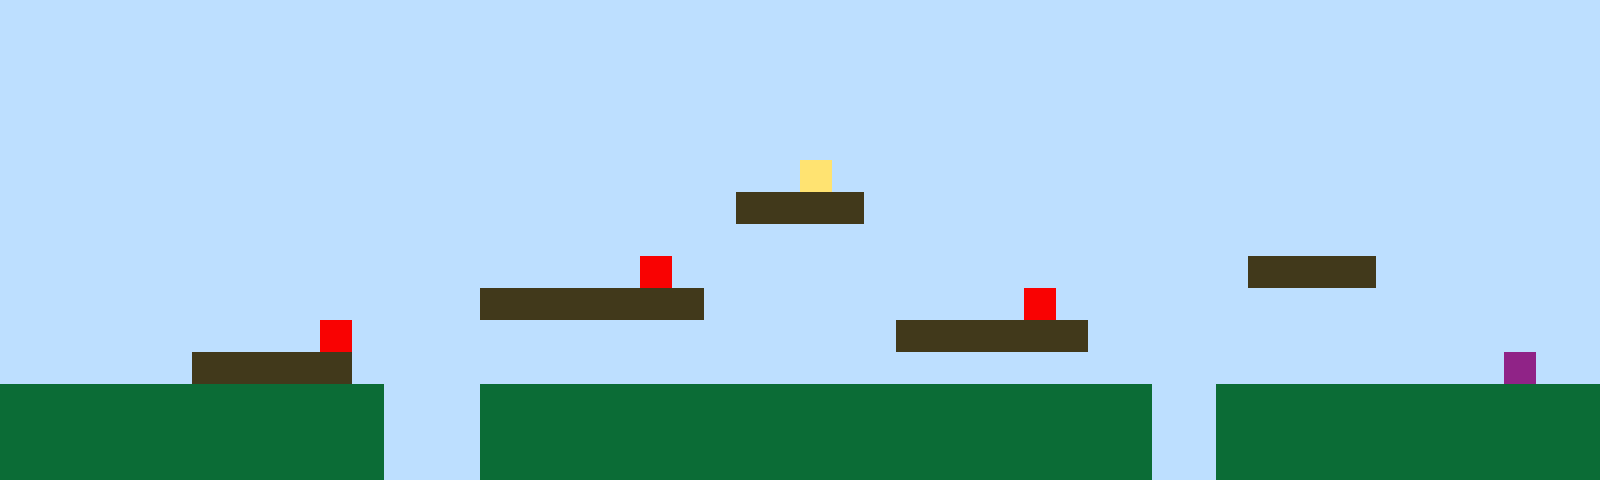

This is a level from a 2D game, rendered from its Tiled map with the project's own tilesets. A one-line summary and the complete map file follow:
An orthogonal 50x15 tile map with 32x32 px tiles, 1 tile layer (Tile Layer 1).

<map version="1.10" tiledversion="1.11.2" orientation="orthogonal" renderorder="right-up" width="50" height="15" tilewidth="32" tileheight="32" infinite="0" nextlayerid="2" nextobjectid="1"><editorsettings><export target="map1.csv" format="csv" /></editorsettings><tileset firstgid="1" name="sprites" tilewidth="32" tileheight="32" tilecount="6" columns="3"><image source="sprites.png" width="96" height="64" /></tileset><layer id="1" name="Tile Layer 1" width="50" height="15"><data encoding="csv">1,1,1,1,1,1,1,1,1,1,1,1,1,1,1,1,1,1,1,1,1,1,1,1,1,1,1,1,1,1,1,1,1,1,1,1,1,1,1,1,1,1,1,1,1,1,1,1,1,1,1,1,1,1,1,1,1,1,1,1,1,1,1,1,1,1,1,1,1,1,1,1,1,1,1,1,1,1,1,1,1,1,1,1,1,1,1,1,1,1,1,1,1,1,1,1,1,1,1,1,1,1,1,1,1,1,1,1,1,1,1,1,1,1,1,1,1,1,1,1,1,1,1,1,1,1,1,1,1,1,1,1,1,1,1,1,1,1,1,1,1,1,1,1,1,1,1,1,1,1,1,1,1,1,1,1,1,1,1,1,1,1,1,1,1,1,1,1,1,1,1,1,1,1,1,1,1,1,1,1,1,1,1,1,1,1,1,1,1,1,1,1,1,1,1,1,1,1,1,1,1,1,1,1,1,1,1,1,1,1,1,1,1,1,1,1,1,1,1,1,1,1,1,1,1,1,1,1,1,1,1,1,1,1,1,1,1,1,1,1,1,1,1,1,1,1,1,1,1,1,1,1,1,1,1,1,1,1,1,1,1,1,1,1,1,1,1,1,1,1,1,1,1,1,1,4,1,1,1,1,1,1,1,1,1,1,1,1,1,1,1,1,1,1,1,1,1,1,1,1,1,1,1,1,1,1,1,1,1,1,1,1,1,1,1,1,1,1,1,1,1,1,1,3,3,3,3,1,1,1,1,1,1,1,1,1,1,1,1,1,1,1,1,1,1,1,1,1,1,1,1,1,1,1,1,1,1,1,1,1,1,1,1,1,1,1,1,1,1,1,1,1,1,1,1,1,1,1,1,1,1,1,1,1,1,1,1,1,1,1,1,1,1,1,1,1,1,1,1,1,1,1,1,1,1,1,1,1,1,1,1,1,1,1,1,1,1,1,1,1,5,1,1,1,1,1,1,1,1,1,1,1,1,1,1,1,1,1,1,3,3,3,3,1,1,1,1,1,1,1,1,1,1,1,1,1,1,1,1,1,1,1,1,1,1,3,3,3,3,3,3,3,1,1,1,1,1,1,1,1,1,1,5,1,1,1,1,1,1,1,1,1,1,1,1,1,1,1,1,1,1,1,1,1,1,1,1,1,1,1,5,1,1,1,1,1,1,1,1,1,1,1,1,1,1,1,1,1,3,3,3,3,3,3,1,1,1,1,1,1,1,1,1,1,1,1,1,1,1,1,1,1,1,1,1,1,3,3,3,3,3,1,1,1,1,1,1,1,1,1,1,1,1,1,1,1,1,1,1,1,1,1,1,1,1,1,1,1,1,1,1,1,1,1,1,1,1,6,1,1,2,2,2,2,2,2,2,2,2,2,2,2,1,1,1,2,2,2,2,2,2,2,2,2,2,2,2,2,2,2,2,2,2,2,2,2,1,1,2,2,2,2,2,2,2,2,2,2,2,2,2,2,2,2,2,2,2,2,2,2,2,2,1,1,1,2,2,2,2,2,2,2,2,2,2,2,2,2,2,2,2,2,2,2,2,2,1,1,2,2,2,2,2,2,2,2,2,2,2,2,2,2,2,2,2,2,2,2,2,2,2,2,1,1,1,2,2,2,2,2,2,2,2,2,2,2,2,2,2,2,2,2,2,2,2,2,1,1,2,2,2,2,2,2,2,2,2,2,2,2</data></layer></map>
